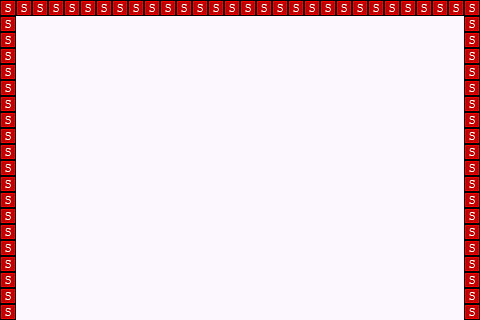

A level layout from a 2D game, rendered from its tile map. Below: a short description, then the map file with tile-grid data replaced by summaries:
An orthogonal 30x20 tile map with 16x16 px tiles, 2 tile layers (Background, collision), 2 tilesets and 2 objects (paddle, brick).

<map version="1.0" orientation="orthogonal" width="30" height="20" tilewidth="16" tileheight="16" backgroundcolor="#fcf7ff">
 <tileset firstgid="1" name="tiles" tilewidth="16" tileheight="16">
  <image source="../img/tiles.png" width="80" height="224" />
 </tileset>
 <tileset firstgid="71" name="solid-tile" tilewidth="16" tileheight="16">
  <image source="../img/solid-tile.png" width="16" height="16" />
  <tile id="0">
   <properties>
    <property name="type" value="solid" />
   </properties>
  </tile>
 </tileset>
 <layer name="Background" width="30" height="20">
  <data>[600 cells, 68 non-empty, 1 distinct tile ids]</data>
 </layer>
 <objectgroup color="#00ff00" name="entity-paddle" width="30" height="20">
  <object name="paddle" x="208" y="272" width="48" height="16">
   <properties>
    <property name="image" value="paddle" />
    <property name="spriteheight" value="16" />
    <property name="spritewidth" value="48" />
   </properties>
  </object>
 </objectgroup>
 <objectgroup color="#324da4" name="entity-brick" width="30" height="20">
  <object name="brick" x="192" y="64" width="32" height="16" />
 </objectgroup>
 <layer name="collision" width="30" height="20">
  <data>[600 cells, 68 non-empty, 1 distinct tile ids]</data>
 </layer>
</map>
